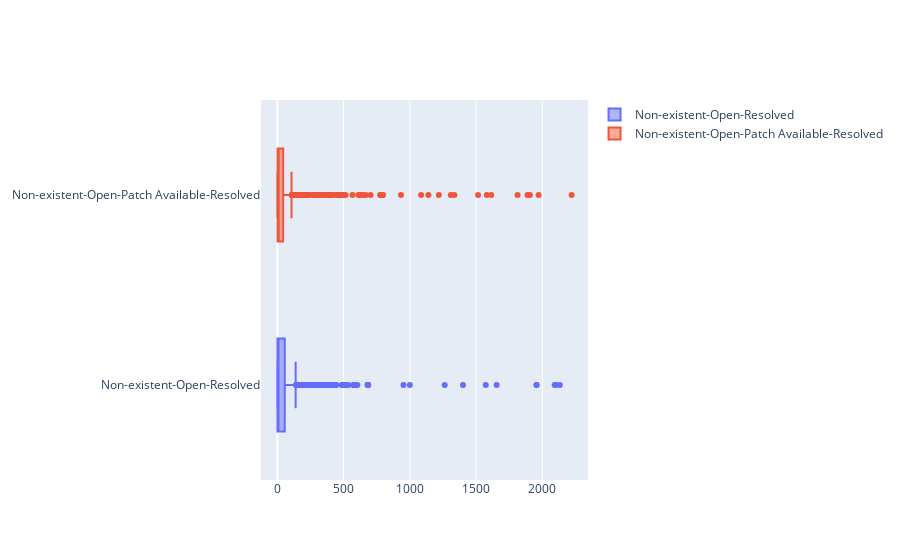

Source (notebook cell):
### Code cell
a = df.loc[df['steps_taken'] == 'Non-existent-Open-Resolved']
b = df.loc[df['steps_taken'] == 'Non-existent-Open-Patch Available-Resolved']


x0 = a['days_needed'].to_numpy()
x1 = b['days_needed'].to_numpy()


fig = go.Figure()
# Use x instead of y argument for horizontal plot
fig.add_trace(go.Box(x=x0, name="Non-existent-Open-Resolved"))
fig.add_trace(go.Box(x=x1, name = "Non-existent-Open-Patch Available-Resolved"))

fig.show()

### Figure 1 — Plotly figure (JSON) as saved in the notebook; plotly's stock layout.template omitted (floating-point values rounded to 4 significant figures; data arrays with more than 128 entries replaced by an {"elided": "..."} marker saying what was removed)
{"data": [{"name": "Non-existent-Open-Resolved", "type": "box", "x": {"elided": "520 int values"}}, {"name": "Non-existent-Open-Patch Available-Resolved", "type": "box", "x": {"elided": "840 int values"}}], "layout": {}}
